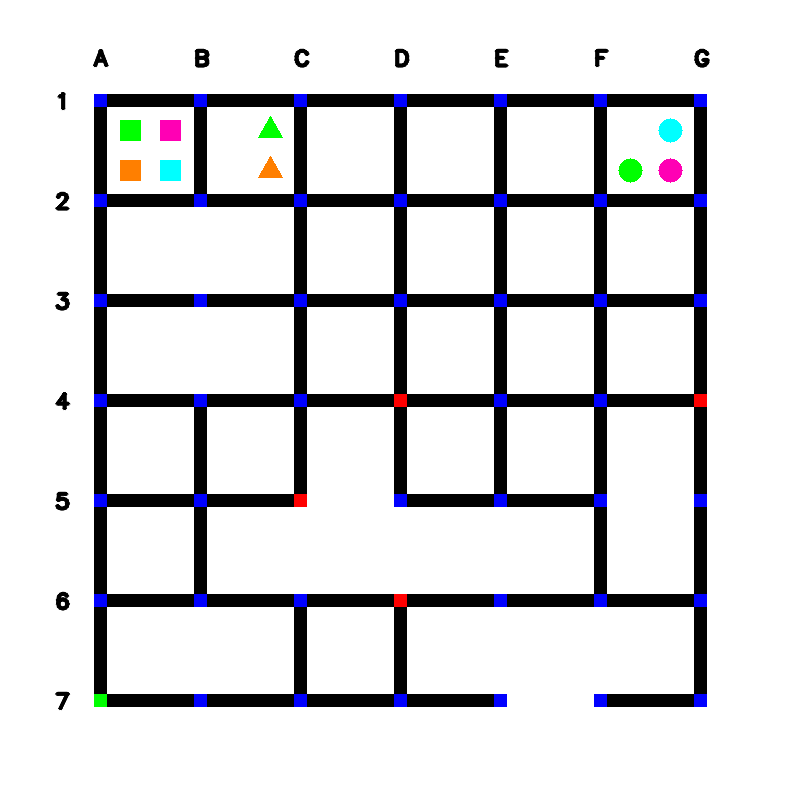
#> input picture Task_1/PB_Task1_Windows/PB_Task1_Windows/Task1A/public_test_images/maze_0.png, 800 x 800 px, found by its file name
$ python task_1a.py
#> lines starting #> are read from the running program, lines starting #| are printed output that depends on the picture; after the words box and inside, x2 and y2 are one past the last pixel; in counts of white or black regions, pixels touching at a corner belong together
#> further down, maze_image is the input picture: shape (800, 800, 3); mean B, G, R 220, 217.5, 217.4
'''
*****************************************************************************************
*
*        		===============================================
*           		Pharma Bot (PB) Theme (eYRC 2022-23)
*        		===============================================
*
*  This script is to implement Task 1A of Pharma Bot (PB) Theme (eYRC 2022-23).
*
*  This software is made available on an "AS IS WHERE IS BASIS".
*  Licensee/end user indemnifies and will keep e-Yantra indemnified from
*  any and all claim(s) that emanate from the use of the Software or
*  breach of the terms of this agreement.
*
*****************************************************************************************
'''

# Team ID:			[ PB_2228 ]
# Author List:		[ Sandeep Kumar Rai ]
# Filename:			task_1a.py
# Functions:		detect_traffic_signals, detect_horizontal_roads_under_construction, detect_vertical_roads_under_construction,
#					detect_medicine_packages, detect_arena_parameters
# 					[ Comma separated list of functions in this file ]


####################### IMPORT MODULES #######################
## You are not allowed to make any changes in this section. ##
## You have to implement this task with the three available ##
## modules for this task (numpy, opencv)                    ##
##############################################################
import cv2
import numpy as np
##############################################################

################# ADD UTILITY FUNCTIONS HERE #################


##############################################################

def detect_traffic_signals(maze_image):

	"""
	Purpose:
	---
	This function takes the image as an argument and returns a list of
	nodes in which traffic signals are present in the image

	Input Arguments:
	---
	`maze_image` :	[ numpy array ]
			numpy array of image returned by cv2 library
	Returns:
	---
	`traffic_signals` : [ list ]
			list containing nodes in which traffic signals are present

	Example call:
	---
	traffic_signals = detect_traffic_signals(maze_image)
	"""
	traffic_signals = []

	##############	ADD YOUR CODE HERE	##############
	x1 = 96
	y1 = 105
	# Defining the color blue
	red = [0,0,255]

	# Loop for iterating over each grid cross-section
	for i in range(1,8):
		x=96
		y=105
		for j in range(1,8):
			# Slicing of image to cross section points in grid
			img = maze_image[x1:y1, x:y]
			x= x+100
			y=y+100
			# Checking for if the color of traffic signal is red and if it is red then appending the name of traffic signal to the list traffic_signals
			Y, X = np.where(np.all(img==red,axis=2))
			if Y.size>0 and X.size>0:
				s = 64+j
				traffic_signals.append(str(chr(s)+str(i)))
		x1 = x1+100
		y1 = y1+100
#> after the loop, traffic_signals = ['D4', 'G4', 'C5', 'D6']; x1 = 796; y1 = 805
	# Sorting the list traffic_signal lexicographically
	traffic_signals.sort()
	##################################################

	return traffic_signals


def detect_horizontal_roads_under_construction(maze_image):

	"""
	Purpose:
	---
	This function takes the image as an argument and returns a list
	containing the missing horizontal links

	Input Arguments:
	---
	`maze_image` :	[ numpy array ]
			numpy array of image returned by cv2 library
	Returns:
	---
	`horizontal_roads_under_construction` : [ list ]
			list containing missing horizontal links

	Example call:
	---
	horizontal_roads_under_construction = detect_horizontal_roads_under_construction(maze_image)
	"""
	horizontal_roads_under_construction = []

	##############	ADD YOUR CODE HERE	##############
	x1 = 96
	y1 = 105
	# Defining the color white
	white = [255,255,255]

	# Iterating over each block of horizontal road and if the road is not present i.e. that part of image is white then appending the name of that road to list
	for i in range(1,8):
		x=96
		y=205
		for j in range(1,7):
			# Slicing the image to view the road part only and iterating over the whole image through two for loop
			img = maze_image[x1:y1, x:y]
			x= x+100
			y=y+100
			# Checking if the color of image is white
			Y, X = np.where(np.all(img==white,axis=2))
			if Y.size>0 and X.size>0:
				# Starting point of road under construction
				first = chr(64+j)+str(i)
				# End point of road under construction
				second = chr(65+j)+str(i)
				# If the color of road is white then appending the name of road
				horizontal_roads_under_construction.append(str(first+"-"+second))
		x1 = x1+100
		y1 = y1+100
#> after the loop, horizontal_roads_under_construction = ['C5-D5', 'F5-G5', 'E7-F7']; x1 = 796; y1 = 805
	# Sorting the names of road under construction lexicographically
	horizontal_roads_under_construction.sort()
	##################################################

	return horizontal_roads_under_construction

def detect_vertical_roads_under_construction(maze_image):

	"""
	Purpose:
	---
	This function takes the image as an argument and returns a list
	containing the missing vertical links

	Input Arguments:
	---
	`maze_image` :	[ numpy array ]
			numpy array of image returned by cv2 library
	Returns:
	---
	`vertical_roads_under_construction` : [ list ]
			list containing missing vertical links

	Example call:
	---
	vertical_roads_under_construction = detect_vertical_roads_under_construction(maze_image)
	"""
	vertical_roads_under_construction = []

	##############	ADD YOUR CODE HERE	##############
	x1 = 96
	y1 = 205

	# Defining the white color
	white = [255,255,255]

	# Iterating over the image to find the vertical road under construction
	for i in range(1,7):
		x=96
		y=105
		for j in range(1,8):
			# Slicing the image to view vertical road part only and iterating over whole image to traverse through whole verical road
			img = maze_image[x1:y1, x:y]
			x= x+100
			y=y+100
			# Checking if the color of road is white and hence under construction
			Y, X = np.where(np.all(img==white,axis=2))
			if Y.size>0 and X.size>0:
				# Starting point of road under construction
				first = chr(64+j)+str(i)
				# End point of road under construction
				second = chr(64+j)+str(i+1)
				# # If the color of road is white then appending the name of road
				vertical_roads_under_construction.append(str(first+"-"+second))
		x1 = x1+100
		y1 = y1+100
#> after the loop, vertical_roads_under_construction = ['B2-B3', 'B3-B4', 'C5-C6', 'D5-D6', 'E5-E6', 'B6-B7', 'E6-E7', 'F6-F7']; x1 = 696; y1 = 805
	# Sorting the names of road under construction lexicographically
	vertical_roads_under_construction.sort()
	##################################################

	return vertical_roads_under_construction


def detect_medicine_packages(maze_image):

	"""
	Purpose:
	---
	This function takes the image as an argument and returns a nested list of
	details of the medicine packages placed in different shops

	** Please note that the shop packages should be sorted in the ASCENDING order of shop numbers
	   as well as in the alphabetical order of colors.
	   For example, the list should first have the packages of shop_1 listed.
	   For the shop_1 packages, the packages should be sorted in the alphabetical order of color ie Green, Orange, Pink and Skyblue.

	Input Arguments:
	---
	`maze_image` :	[ numpy array ]
			numpy array of image returned by cv2 library
	Returns:
	---
	`medicine_packages` : [ list ]
			nested list containing details of the medicine packages present.
			Each element of this list will contain
			- Shop number as Shop_n
			- Color of the package as a string
			- Shape of the package as a string
			- Centroid co-ordinates of the package
	Example call:
	---
	medicine_packages = detect_medicine_packages(maze_image)
	"""
	medicine_packages_present = []

	##############	ADD YOUR CODE HERE	##############
	# Inintial height co-ordinates of required cropped image
	x1 = 96
	y1 = 205

	# Defining the color in BGR format
	green = [0,255,0]
	orange = [0,127,255]
	pink = [180,0,255]
	skyblue = [255,255,0]

	# Iterating over each block/shops using slicing of numpy array of image
	for i in range(1,2):
		x=96
		y=205

		for j in range(1,7):
			list_of_packages = []
			# First shop slicing from image
			img = maze_image[x1:y1, x:y]
			# Incrementing the coordinates of shops to next shop
			x= x+100
			y=y+100

			value = 0
			# convert the image to grayscale and checking for contour and approxPolyDP and accordingly detecting the shape based on length of approxPolyDP
			gray = cv2.cvtColor(img, cv2.COLOR_BGR2GRAY)

			_, thresh = cv2.threshold(gray, 240, 255, cv2.THRESH_BINARY)
			contours,_=cv2.findContours(thresh,cv2.RETR_TREE,cv2.CHAIN_APPROX_NONE)

			for contour in contours:
				approx= cv2.approxPolyDP(contour, 0.01*cv2.arcLength(contour, True), True)
				value = len(approx)
			if value==12:
				shape = "Circle"
			elif value == 5:
				shape = "Triangle"
			elif value == 8:
				shape = "Square"


			# Finding whether any green package present in the shop
			Y, X = np.where(np.all(img==green,axis=2))
			if Y.size>0 and X.size>0:
				list_of_packages.append(f"Shop_{j}")
				list_of_packages.append("Green")
				list_of_packages.append(shape)
				# Finding position
				u1=15;v1=55
				package_coordinate=[]
				pos1=0;pos2=0
				for i_inner in range(1,3):
					u2=15;v2=55
					for j_inner in range(1,3):
						img2 =  img[u1:v1,u2:v2]
						Y, X = np.where(np.all(img2==green,axis=2))
						if Y.size>0 and X.size>0:
							if j_inner==1 and i_inner ==1:
								pos1 = int(f"{j}"+'30')
								pos2 = 130
							elif j_inner==2 and i_inner ==1:
								pos1 = int(f"{j}"+'70')
								pos2 = 130
							elif j_inner==1 and i_inner ==2:
								pos1 = int(f"{j}"+'30')
								pos2 = 170
							elif j_inner==2 and i_inner ==2:
								pos1 = int(f"{j}"+'70')
								pos2 = 170

	#                     cv2.imshow("image",img2)
	#                     cv2.waitKey(0)
	#                     cv2.destroyAllWindows()
						u2 =u2+40;v2=v2+40
					u1=u1+40;v1=v1+40
				if shape=="Triangle":
					pos2=pos2-1;
				package_coordinate.append(pos1);package_coordinate.append(pos2)
				list_of_packages.append(package_coordinate)

			if len(list_of_packages)>0:
				medicine_packages_present.append(list_of_packages)
			list_of_packages = []
			Y, X = np.where(np.all(img==orange,axis=2))
			if Y.size>0 and X.size>0:
				list_of_packages.append(f"Shop_{j}")
				list_of_packages.append("Orange")
				list_of_packages.append(shape)

			# Finding position
				u1=15;v1=55
				pos=[]
				pos1=0;pos2=0
				for i_inner in range(1,3):
					u2=15;v2=55
					for j_inner in range(1,3):
						img2 =  img[u1:v1,u2:v2]
						Y, X = np.where(np.all(img2==orange,axis=2))
						if Y.size>0 and X.size>0:
							if j_inner==1 and i_inner ==1:
								pos1 = int(f"{j}"+'30')
								pos2 = 130
							elif j_inner==2 and i_inner ==1:
								pos1 = int(f"{j}"+'70')
								pos2 = 130
							elif j_inner==1 and i_inner ==2:
								pos1 = int(f"{j}"+'30')
								pos2 = 170
							elif j_inner==2 and i_inner ==2:
								pos1 = int(f"{j}"+'70')
								pos2 = 170

	#                     cv2.imshow("image",img2)
	#                     cv2.waitKey(0)
	#                     cv2.destroyAllWindows()
						u2 =u2+40;v2=v2+40
					u1=u1+40;v1=v1+40
				if shape=="Triangle":
					pos2=pos2-1;
				pos.append(pos1);pos.append(pos2)
				list_of_packages.append(pos)

			if len(list_of_packages)>0:
				medicine_packages_present.append(list_of_packages)
			list_of_packages = []
			Y, X = np.where(np.all(img==pink,axis=2))
			if Y.size>0 and X.size>0:
				list_of_packages.append(f"Shop_{j}")
				list_of_packages.append("Pink")
				list_of_packages.append(shape)

			# Finding position
				u1=15;v1=55
				pos=[]
				pos1=0;pos2=0
				for i_inner in range(1,3):
					u2=15;v2=55
					for j_inner in range(1,3):
						img2 =  img[u1:v1,u2:v2]
						Y, X = np.where(np.all(img2==pink,axis=2))
						if Y.size>0 and X.size>0:
							if j_inner==1 and i_inner ==1:
								pos1 = int(f"{j}"+'30')
								pos2 = 130
							elif j_inner==2 and i_inner ==1:
								pos1 = int(f"{j}"+'70')
								pos2 = 130
							elif j_inner==1 and i_inner ==2:
								pos1 = int(f"{j}"+'30')
								pos2 = 170
							elif j_inner==2 and i_inner ==2:
								pos1 = int(f"{j}"+'70')
								pos2 = 170

	#                     cv2.imshow("image",img2)
	#                     cv2.waitKey(0)
	#                     cv2.destroyAllWindows()
						u2 =u2+40;v2=v2+40
					u1=u1+40;v1=v1+40
				if shape=="Triangle":
					pos2=pos2-1;
				pos.append(pos1);pos.append(pos2)
				list_of_packages.append(pos)


			if len(list_of_packages)>0:
				medicine_packages_present.append(list_of_packages)
			list_of_packages = []
			Y, X = np.where(np.all(img==skyblue,axis=2))
			if Y.size>0 and X.size>0:
				list_of_packages.append(f"Shop_{j}")
				list_of_packages.append("Skyblue")
				list_of_packages.append(shape)

			# Finding position
				u1=15;v1=55
				pos=[]
				pos1=0;pos2=0
				for i_inner in range(1,3):
					u2=15;v2=55
					for j_inner in range(1,3):
						img2 =  img[u1:v1,u2:v2]
						Y, X = np.where(np.all(img2==skyblue,axis=2))
						if Y.size>0 and X.size>0:
							if j_inner==1 and i_inner ==1:
								pos1 = int(f"{j}"+'30')
								pos2 = 130
							elif j_inner==2 and i_inner ==1:
								pos1 = int(f"{j}"+'70')
								pos2 = 130
							elif j_inner==1 and i_inner ==2:
								pos1 = int(f"{j}"+'30')
								pos2 = 170
							elif j_inner==2 and i_inner ==2:
								pos1 = int(f"{j}"+'70')
								pos2 = 170

	#                     cv2.imshow("image",img2)
	#                     cv2.waitKey(0)
	#                     cv2.destroyAllWindows()
						u2 =u2+40;v2=v2+40
					u1=u1+40;v1=v1+40
				if shape=="Triangle":
					pos2=pos2-1;
				pos.append(pos1);pos.append(pos2)
				list_of_packages.append(pos)

			if len(list_of_packages)>0:
				medicine_packages_present.append(list_of_packages)
			list_of_packages = []
			# [4 lines of commented-out code are left out]
		x1 = x1+100
		y1 = y1+100
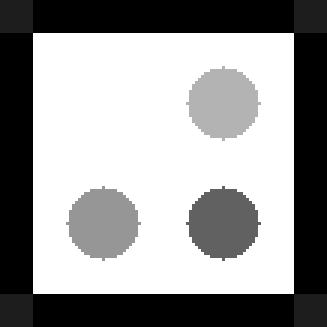
#> gray: shape (109, 109) (shown 3 times larger); min 0, max 255, mean 151.1
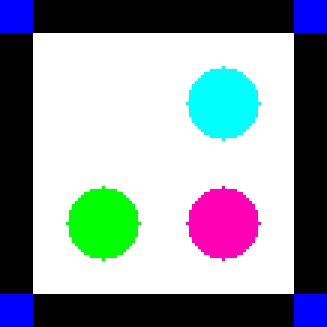
#> img: shape (109, 109, 3) (shown 3 times larger); mean B, G, R 160.6, 153, 143.5
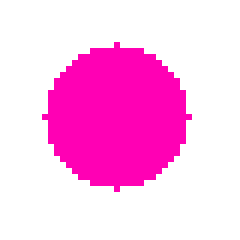
#> img2: shape (40, 40, 3) (shown 6 times larger); mean B, G, R 234.3, 184.7, 255
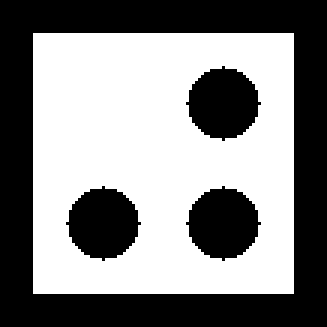
#> thresh: shape (109, 109) (shown 3 times larger); 52.6% white; 4 black regions, box (x1, y1, x2, y2) and area: (0, 0, 109, 109) 4312, (62, 22, 87, 47) 441, (22, 62, 47, 87) 441, (62, 62, 87, 87) 441
#> after the loop, medicine_packages_present = 9 items; package_coordinate = [630, 170]; pos = [670, 130]; pos1 = 670; pos2 = 130; u1 = 95; u2 = 95; v1 = 135; v2 = 135; x1 = 196; y1 = 305


	##################################################

	return medicine_packages_present

def detect_arena_parameters(maze_image):

	"""
	Purpose:
	---
	This function takes the image as an argument and returns a dictionary
	containing the details of the different arena parameters in that image

	The arena parameters are of four categories:
	i) traffic_signals : list of nodes having a traffic signal
	ii) horizontal_roads_under_construction : list of missing horizontal links
	iii) vertical_roads_under_construction : list of missing vertical links
	iv) medicine_packages : list containing details of medicine packages

	These four categories constitute the four keys of the dictionary

	Input Arguments:
	---
	`maze_image` :	[ numpy array ]
			numpy array of image returned by cv2 library
	Returns:
	---
	`arena_parameters` : { dictionary }
			dictionary containing details of the arena parameters

	Example call:
	---
	arena_parameters = detect_arena_parameters(maze_image)
	"""
	arena_parameters = {}

	##############	ADD YOUR CODE HERE	##############
	arena_parameters["traffic_signals"] = detect_traffic_signals(maze_image)
	arena_parameters["horizontal_roads_under_construction"] = detect_horizontal_roads_under_construction(maze_image)
	arena_parameters["vertical_roads_under_construction"] = detect_vertical_roads_under_construction(maze_image)
	arena_parameters["medicine_packages_present"] = detect_medicine_packages(maze_image)
	##################################################

	return arena_parameters

######### YOU ARE NOT ALLOWED TO MAKE CHANGES TO THIS FUNCTION #########

if __name__ == "__main__":

    # path directory of images in test_images folder
	img_dir_path = "public_test_images/"

    # path to 'maze_0.png' image file
	file_num = 0
	img_file_path = img_dir_path + 'maze_' + str(file_num) + '.png'

	# read image using opencv
	maze_image = cv2.imread(img_file_path)

	print('\n============================================')
	print('\nFor maze_' + str(file_num) + '.png')

	# detect and print the arena parameters from the image
	arena_parameters = detect_arena_parameters(maze_image)
#> arena_parameters = 4 items

	print("Arena Prameters: " , arena_parameters)
#> (printed output is left out)

	# display the maze image
	cv2.imshow("image", maze_image)
	cv2.waitKey(0)
	cv2.destroyAllWindows()

	choice = input('\nDo you want to run your script on all test images ? => "y" or "n": ')
#> the answer given: ../public_test_images/maze_0.png

	if choice == 'y':

		for file_num in range(1, 15):

			# path to maze image file
			img_file_path = img_dir_path + 'maze_' + str(file_num) + '.png'

			# read image using opencv
			maze_image = cv2.imread(img_file_path)

			print('\n============================================')
			print('\nFor maze_' + str(file_num) + '.png')

			# detect and print the arena parameters from the image
			arena_parameters = detect_arena_parameters(maze_image)

			print("Arena Parameter: ", arena_parameters)

			# display the test image
			cv2.imshow("image", maze_image)
			cv2.waitKey(2000)
			cv2.destroyAllWindows()
